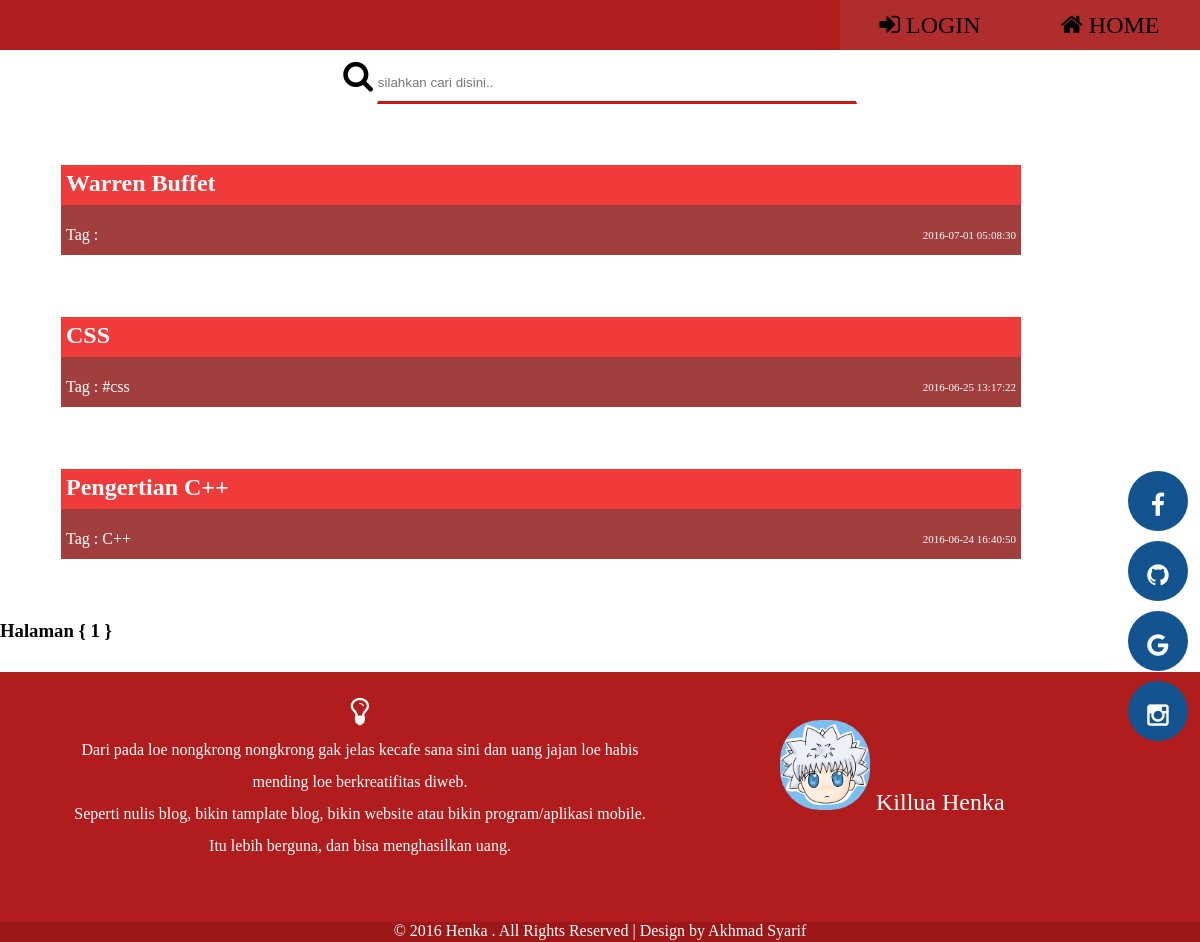
The page / on the database its author committed.
### tables this page shows
CREATE TABLE `blog` (
  `id` int(11) NOT NULL,
  `judul` varchar(100) NOT NULL,
  `isi` longtext NOT NULL,
  `waktu` timestamp NOT NULL DEFAULT CURRENT_TIMESTAMP,
  `tag` varchar(20) NOT NULL
);

### function/blog.php (called while the page is built, shortened)
<?php
function tampilkan($start,$perpage){
  $query = "SELECT * FROM blog ORDER BY id DESC LIMIT $start, $perpage";
  return result($query);
}
function result($query){
  global $link;
  if ($result = mysqli_query($link,$query) or die("gagal menampilkan data"))
  {
    return $result;
  }
}
?>

### index.php (the view, shortened to what this page needs)
<?php
require_once "core/init.php";
$login = false;
$perpage = 6;
$page = isset($_GET["halaman"]) ? (int) $_GET["halaman"] : 1;
$start = ($page > 1) ? ($page * $perpage) - $perpage : 0;
$result = mysqli_query($link,"SELECT * FROM blog");
$total = mysqli_num_rows($result);
$pages = ceil($total / $perpage);
$articel = tampilkan($start,$perpage);
?>
<!DOCTYPE html>
<html>
  <head>
    <?php require_once "view/link.php" ?>
    </head>
  <body>
  <?php require_once "view/header.php" ?>
<center>
  <div class="search">
    <form class="" action="" method="get">
      <i class="fa fa-search" style="font-size:2em;" aria-hidden="true"></i>
      <input id="kolom-search" type="search" name="cari" placeholder="silahkan cari disini..">
    </form>
  </div>
</center>
    <?php while($row = mysqli_fetch_assoc($articel)) : ?>
      <div class="daftar-blog">
        <a id="judul" href="single.php?id=<?= $row['id']; ?>"><h2> <?= $row["judul"]; ?></h2></a>
        <p id="isi">
        Tag : <?= $row["tag"]; ?>
        <label id="waktu" for=""><?= $row["waktu"]; ?></label>
        </p>
        <div class="tombol">
        </div>
      </div>
    <?php endwhile; ?>
    <h3>Halaman {
    <?php
    for ($i = 1; $i <= $pages; $i++) {
    ?>
            <a href="?halaman=<?= $i ?>"><?= $i ?></a>
            <?php
        }
        ?>
     }</h3>
    <?php
    require_once "view/soc-med.php";
    require_once "view/footer.php";
    ?>
  </body>
</html>

### view/link.php (shortened to what this page needs)
<link rel="stylesheet" href="font-awesome/css/font-awesome.min.css">
<link rel="stylesheet" href="view/style.css" media="screen" title="no title" charset="utf-8">

### view/header.php (shortened to what this page needs)
<div class="header">
  <a href="index.php">
    <li style="font-size:1.5em;" class="fa fa-home">
      <label id="head-text">
        HOME
      </label>
    </li>
  </a>
  <?php if ($login == true): ?>
  <a href="tambah.php">
    <li style="font-size:1.5em;" class="fa fa-plus-square">
    <label id="head-text">
      TAMBAH
    </label>
    </li>
  </a>
  <a href="edit_biodata.php">
    <li style="font-size:1.5em;" class="fa fa-plus-square">
    <label id="head-text">
      EDIT
    </label>
    </li>
  </a>
  <a href="logout.php">
    <li style="font-size:1.5em;" class="fa fa-sign-out">
      <label id="head-text">
        LOGOUT
      </label>
    </li>
  </a>
  <?php else: ?>
  <a href="login.php">
    <li style="font-size:1.5em;" class="fa fa-sign-in">
      <label id="head-text">
        LOGIN
      </label>
    </li>
  </a>
  <?php endif; ?>
</div>

### view/soc-med.php
<div class="soc-med">
  <a target="_blank" href="https://www.facebook.com/syarif.likebmxinsyaalahforever">
  <div class="parent-med2">
      <center><li style="font-size:25px; color:white; line-height:70px;" class="fa fa-facebook"></center>
  </div>
  </a>
  <a target="_blank" href="https://github.com/akhmadsyarif04">
  <div class="parent-med2">
      <center><li style="font-size:25px; color:white; line-height:70px;" class="fa fa-github"></center>
  </div>
  </a>
  <a target="_blank" href="https://plus.google.com/u/0/118049436864010843563/posts">
  <div class="parent-med2">
      <center><li style="font-size:25px; color:white; line-height:70px;" class="fa fa-google"></center>
  </div>
  </a>
  <a target="_blank" href="https://www.instagram.com/akhmadsyarif10/">
  <div class="parent-med2">
      <center><li style="font-size:25px; color:white; line-height:70px;" class="fa fa-instagram"></center>
  </div>
  </a>
</div>

### view/footer.php (shortened to what this page needs)
<div class="footer">
  <div class="footer-1">
    <div class="footer-isi1">
      <i style="font-size:2em;" class="fa fa-lightbulb-o"></i><p>
      Dari pada loe nongkrong nongkrong gak jelas kecafe sana sini dan uang jajan loe habis
      mending loe berkreatifitas diweb.<br>
      Seperti nulis blog, bikin tamplate blog, bikin website atau bikin program/aplikasi mobile.<br>
      Itu lebih berguna, dan bisa menghasilkan uang.
    </div>
    <div class="footer-isi2">
      <img src="chibi_killua.jpg"> Killua Henka
    </div>
  </div>
    © 2016 Henka . All Rights Reserved | Design by Akhmad Syarif
</div>

### view/style.css (style rules this page uses)
* { margin: 0px; padding: 0px; }
.header { text-align: right; background-color: #b11c1c; width: 100%; height: 50px; line-height: 50px; margin-bottom: 10px; position: fixed; top: 0px; }
.header a li { color: black; }
.header li { text-decoration: none; display: block; float: right; width: 15%; height: 50px; line-height: 50px; background-color: #af2d2d; text-align: center; transition:background-color 2s; -moz-transition:background-color 2s; -webkit-transition:background-color 2s; -o-transition:background-color 2s; transition:color 1.5s; -moz-transition:color 1.5s; -webkit-transition:color 1.5s; -o-transition:color 1.5s; }
.daftar-blog { border: 1px solid white; width: 80%; height: auto; color: white; background-color: #a13f3f; margin: 60px; text-align: left; transition:box-shadow 1s; -moz-transition:box-shadow 1s; -webkit-transition:box-shadow 1s; -o-transition:box-shadow 1s; }
.daftar-blog a h2 { height: 30px; background-color: #f13a3a; padding: 5px; }
#isi { height: 30px; line-height: 50px; background-color: #a13f3f; padding: 5px; }
#waktu { float: right; font-size: 11px; }
.daftar-blog .tombol { width: auto; height: auto; padding: 5px; line-height: 30px; background-color: #a13f3f; }
a { color: white; text-decoration: none; }
.footer { text-align: center; color: #ffffff; margin-top: 30px; background-color: #9c1818; width: 100%; height: 270px; }
.footer-1 { background-color: #b11c1c; width: 100%; height: 250px; }
.footer-isi1 { float: left; margin-left: 5%; padding-top: 2%; font-size: 1em; width: 50%; text-align: inherit; line-height: 32px; }
.footer-isi2 { float: left; margin-left: 10%; padding-top: 4%; font-size: 1.5em; width: 20%; text-align: justify; }
.footer-isi2 img { width: 90px; height: 90px; border-radius: 40px 40px; }
.search { margin-top: 60px; }
.search #kolom-search { width: 40%; height: 40px; border: 1px solid transparent; border-bottom: 3px solid #cb1818; }
.soc-med { position: fixed; top: 50%; left: 94%; }
.soc-med .parent-med2 { margin-bottom: 10px; width: 60px; height: 60px; border-radius: 40px 40px; background-color: #135490; transition:background-color 1s; -moz-transition:background-color 1s; -webkit-transition:background-color 1s; -o-transition:background-color 1s; }
h3 a { color: black; }

### rows shown on the page
blog: judul "Warren Buffet", waktu "2016-07-01 05:08:30"
blog: judul "CSS", tag "#css", waktu "2016-06-25 13:17:22"
blog: judul "Pengertian C++", tag "C++", waktu "2016-06-24 16:40:50"
